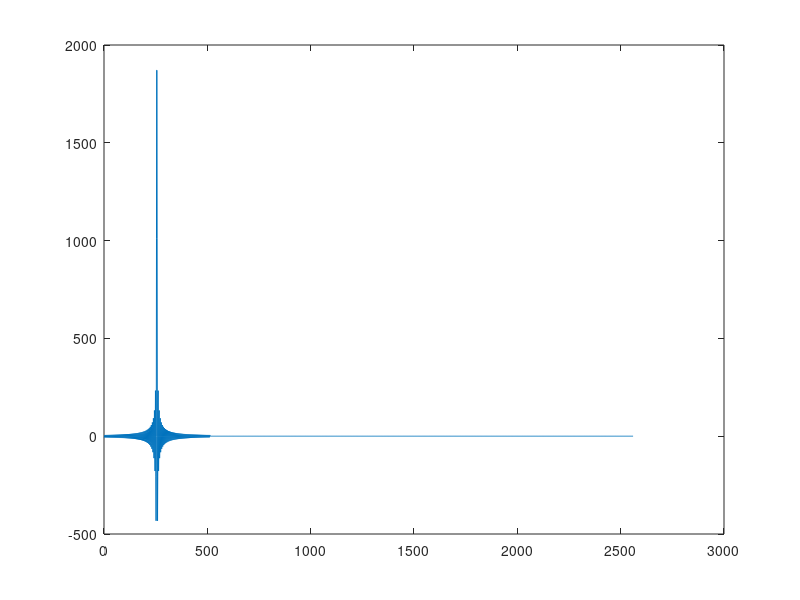
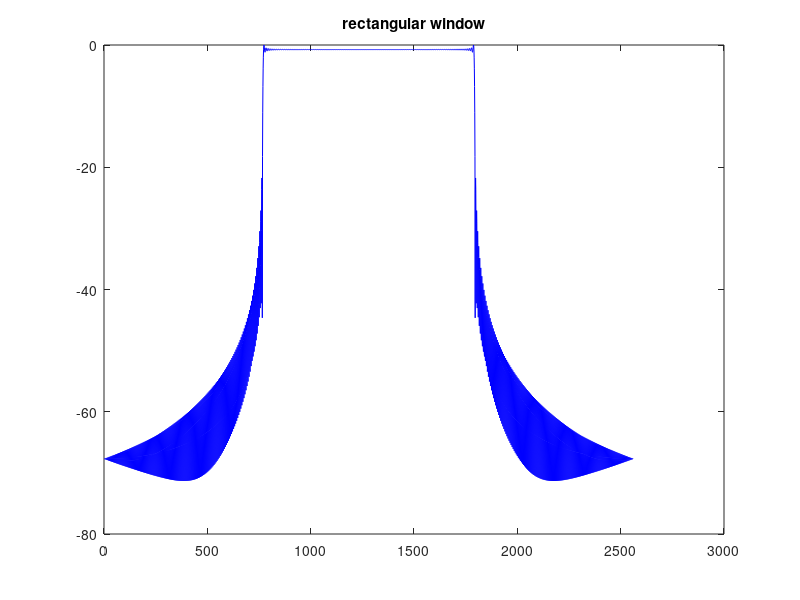
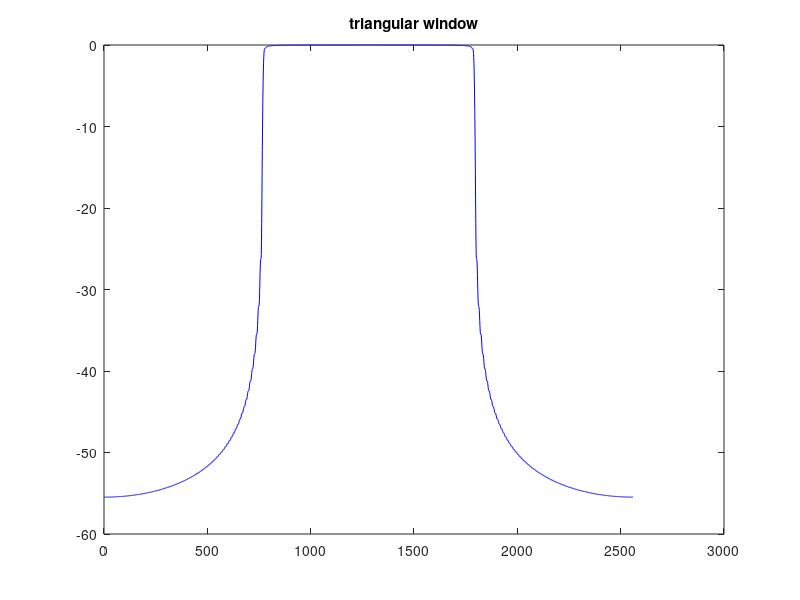
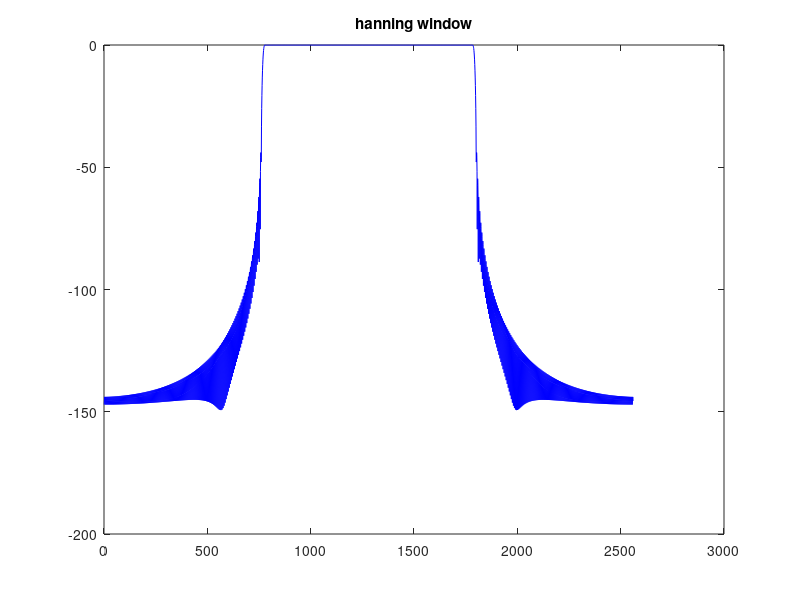

Here is the MATLAB script that generated these plots, in order:
f = 1000;
fs=5000;
N = 512 ;
k =(N-1)/2;
hd = zeros(1,5*N);
for n= 1:N
        hd(n) = (sin(2*pi*f*(n-k)/fs))/(pi*(n-k)/fs);
end
figure(1)
plot(hd);


%%%%%%%%%%%%%%%%%%%%%%%%%   rectangular   %%%%%%%%%%%%%%%%%%%%%%%%%%%%%%%%%
w1 =  zeros(1,5*N);
for n= 1:N
       w1(n) = 1;
end
y1 = hd.*w1 ;
figure(2)
plot(20*(log(fftshift(abs(fft(y1)))/max(fftshift(abs(fft(y1)))))/log(10)),'b') ;
title('rectangular window');


%%%%%%%%%%%%%%%%%%%%%%%%%%%%  triangular  %%%%%%%%%%%%%%%%%%%%%%%%%%%%%%%%%
w2 =  zeros(1,5*N);
for m = 1:N
    if m <= N/2
    w2(m) = 2*(m-1)/(N-1) ; 
    end
    if m >= N/2
    w2(m) = 2-2*(m-1)/(N-1) ;   
    end
end
y2 = hd.*w2 ;
figure(3)
plot(20*(log(fftshift(abs(fft(y2)))/max(fftshift(abs(fft(y2)))))/log(10)),'b') ;
title('triangular window');


%%%%%%%%%%%%%%%%%%%%%%%%%%%%  hanning  %%%%%%%%%%%%%%%%%%%%%%%%%%%%%%%%%%%%
w3 =  zeros(1,5*N);
for n= 1:N
       w3(n) = 0.5-0.5*cos(2*pi*n/(N-1));
end
y3 =  hd.*w3 ;
figure(4)
plot(20*(log(fftshift(abs(fft(y3)))/max(fftshift(abs(fft(y3)))))/log(10)),'b') ;
title('hanning window');


%%%%%%%%%%%%%%%%%%%%%%%%%%     hamming    %%%%%%%%%%%%%%%%%%%%%%%%%%%%%%%%%
w4 =  zeros(1,5*N);
for n= 1:N
       w4(n) = 0.54-0.46*cos(2*pi*n/(N-1));
end
y4 =  hd.*w4 ;
figure(5)
plot(20*(log(fftshift(abs(fft(y4)))/max(fftshift(abs(fft(y4)))))/log(10)),'b') ;
title('hamming window');


%%%%%%%%%%%%%%%%%%%%%%%%%    blackmann    %%%%%%%%%%%%%%%%%%%%%%%%%%%%%%%%%
w5 =  zeros(1,5*N);
for n= 1:N
       w5(n) = 0.42-0.5*cos(2*pi*n/(N-1))+0.08*cos(4*pi*n/(N-1));
end
y5 = hd.*w5 ;
figure(6)
plot(20*(log(fftshift(abs(fft(y5)))/max(fftshift(abs(fft(y5)))))/log(10)),'b') ;
title('blackmann window');


%%%%%%%%%%%%%%%%%%%%%%%%%%%%%%%   kaiser   %%%%%%%%%%%%%%%%%%%%%%%%%%%%%%%%
w6 =  zeros(1,5*N);
for n= 1:N
       w6(n) = besseli(0,pi*0.5*sqrt(1-((2*n/N-1)-1)^2))/besseli(0,pi*0.5);
end
y6 = hd.*w6 ;
figure(7)
plot(20*(log(fftshift(abs(fft(y6)))/max(fftshift(abs(fft(y6)))))/log(10)),'b') ;
title('kaiser window');


%%%%%%%%%%%%   FIR Implementation %%%%%%%%%%%%%%%%%%%%%%%%%%%%%%%%%%
t = (0:5*N-1)*(1/fs);
s = cos(2*pi*0.4*10^3*t) +cos(2*pi*2*10^3*t) +cos(2*pi*0.8*10^3*t) ;
fir_fltr = conv(s,y5,'same');
figure(8);
plot(fir_fltr) ;
figure(9);
plot(s);


%%%%%%%%%%%%%%%%%% Noisy signal(White Noise) with FIR  %%%%%%%%%%%%%%%%%%%%
t = (0:5*N-1)*(1/fs);
r = 3; 
whitenoise = 2*r*rand(1,5*N) - r ; 
s = cos(2*pi*0.5*10^3*t) + whitenoise ; 
fir_fltr = conv(s,y1,'same'); 

figure(10);
plot(abs(fft(fir_fltr)));
title('filtered');
figure(11);
plot(abs(fft(s))) ;
title('noisy signal');
figure(12);
plot(abs(fft(whitenoise)));
title('white noise');

